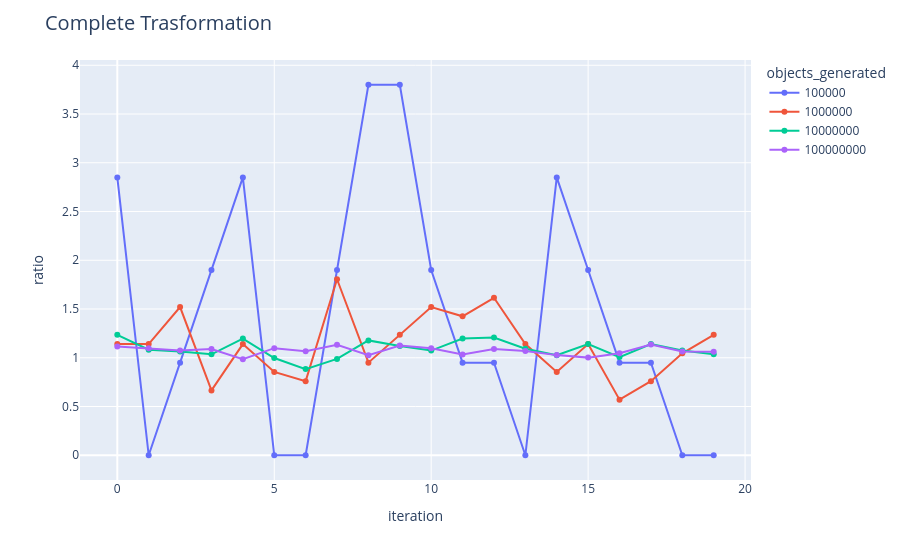

The notebook cell saved with this chart:
### Code cell
fig = px.line(df_complete2, x='iteration', y='ratio', color='objects_generated', markers=True)
fig.update_layout(title=dict(text="Complete Trasformation", font=dict(size=20)))
fig.show()

### Figure 1 — Plotly figure (JSON) as saved in the notebook; plotly's stock layout.template omitted (floating-point values rounded to 4 significant figures)
{"data": [{"hovertemplate": "objects_generated=100000<br>iteration=%{x}<br>ratio=%{y}<extra></extra>", "legendgroup": "100000", "line": {"color": "#636efa", "dash": "solid"}, "marker": {"symbol": "circle"}, "mode": "lines+markers", "name": "100000", "orientation": "v", "showlegend": true, "type": "scatter", "x": [0.0, 1.0, 2.0, 3.0, 4.0, 5.0, 6.0, 7.0, 8.0, 9.0, 10.0, 11.0, 12.0, 13.0, 14.0, 15.0, 16.0, 17.0, 18.0, 19.0], "xaxis": "x", "y": [2.85, 0.0, 0.9501, 1.9, 2.85, 0.0, 0.0, 1.9, 3.8, 3.8, 1.9, 0.9501, 0.9501, 0.0, 2.85, 1.9, 0.9501, 0.9501, 0.0, 0.0], "yaxis": "y"}, {"hovertemplate": "objects_generated=1000000<br>iteration=%{x}<br>ratio=%{y}<extra></extra>", "legendgroup": "1000000", "line": {"color": "#EF553B", "dash": "solid"}, "marker": {"symbol": "circle"}, "mode": "lines+markers", "name": "1000000", "orientation": "v", "showlegend": true, "type": "scatter", "x": [0.0, 1.0, 2.0, 3.0, 4.0, 5.0, 6.0, 7.0, 8.0, 9.0, 10.0, 11.0, 12.0, 13.0, 14.0, 15.0, 16.0, 17.0, 18.0, 19.0], "xaxis": "x", "y": [1.14, 1.14, 1.52, 0.6651, 1.14, 0.8551, 0.7601, 1.805, 0.9501, 1.235, 1.52, 1.425, 1.615, 1.14, 0.8551, 1.14, 0.57, 0.7601, 1.045, 1.235], "yaxis": "y"}, {"hovertemplate": "objects_generated=10000000<br>iteration=%{x}<br>ratio=%{y}<extra></extra>", "legendgroup": "10000000", "line": {"color": "#00cc96", "dash": "solid"}, "marker": {"symbol": "circle"}, "mode": "lines+markers", "name": "10000000", "orientation": "v", "showlegend": true, "type": "scatter", "x": [0.0, 1.0, 2.0, 3.0, 4.0, 5.0, 6.0, 7.0, 8.0, 9.0, 10.0, 11.0, 12.0, 13.0, 14.0, 15.0, 16.0, 17.0, 18.0, 19.0], "xaxis": "x", "y": [1.235, 1.083, 1.064, 1.036, 1.197, 0.9976, 0.8836, 0.9881, 1.178, 1.121, 1.074, 1.197, 1.207, 1.093, 1.026, 1.14, 1.007, 1.14, 1.074, 1.036], "yaxis": "y"}, {"hovertemplate": "objects_generated=100000000<br>iteration=%{x}<br>ratio=%{y}<extra></extra>", "legendgroup": "100000000", "line": {"color": "#ab63fa", "dash": "solid"}, "marker": {"symbol": "circle"}, "mode": "lines+markers", "name": "100000000", "orientation": "v", "showlegend": true, "type": "scatter", "x": [0.0, 1.0, 2.0, 3.0, 4.0, 5.0, 6.0, 7.0, 8.0, 9.0, 10.0, 11.0, 12.0, 13.0, 14.0, 15.0, 16.0, 17.0, 18.0, 19.0], "xaxis": "x", "y": [1.116, 1.097, 1.075, 1.089, 0.9852, 1.098, 1.068, 1.132, 1.025, 1.125, 1.096, 1.035, 1.09, 1.07, 1.027, 1.001, 1.047, 1.135, 1.065, 1.062], "yaxis": "y"}], "layout": {"legend": {"title": {"text": "objects_generated"}, "tracegroupgap": 0}, "margin": {"t": 60}, "title": {"font": {"size": 20}, "text": "Complete Trasformation"}, "xaxis": {"anchor": "y", "domain": [0, 1], "title": {"text": "iteration"}}, "yaxis": {"anchor": "x", "domain": [0, 1], "title": {"text": "ratio"}}}}
